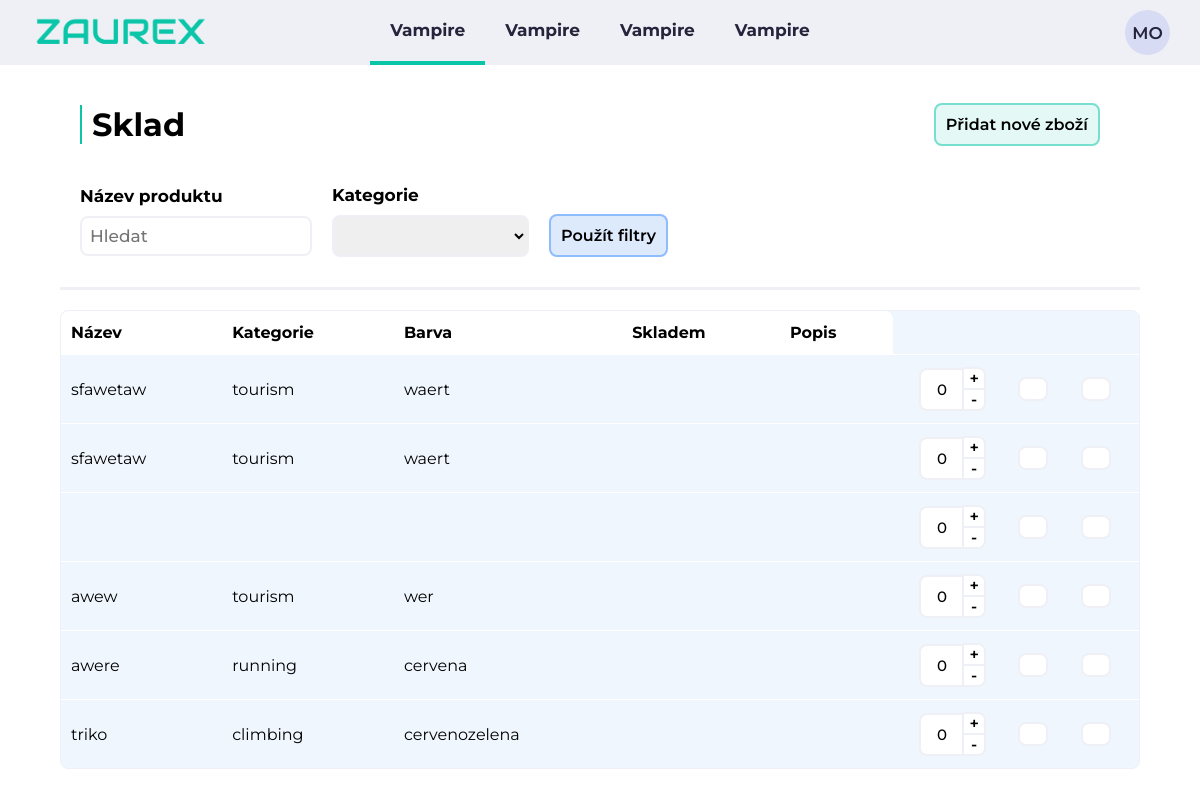
Before: /inventory/inventory with the older database file.
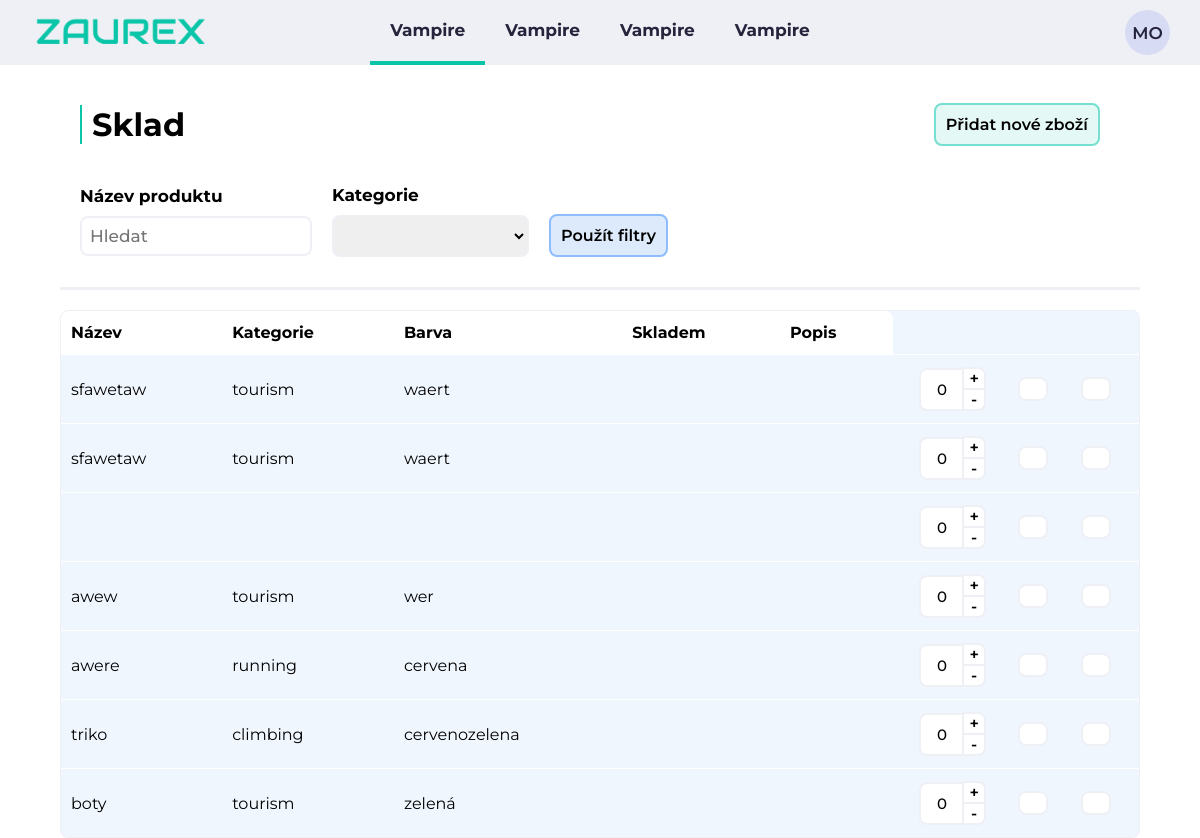
After: the same page with the newer database file.
### tables this page shows
CREATE TABLE inventory(
    itemId INTEGER PRIMARY KEY AUTOINCREMENT,
    itemName TEXT,
    category TEXT,
    colour TEXT,
    IN_STORE INTEGER,
    descript TEXT
);

### appka/inventory.py (the view, shortened to what this page needs)
@bp.route("/inventory", methods=("GET","POST"))
def inventory():
    db = get_db()
    if request.method == "GET":
        items = db.execute(
            "SELECT * FROM inventory"
        ).fetchall()
        return render_template("inventory/inventory.html", items = items)

### appka/db.py (called while the page is built)
def get_db():
    if "db" not in g:
        g.db = sqlite3.connect(
            current_app.config["DATABASE"],
            detect_types=sqlite3.PARSE_DECLTYPES
        )
        g.db.row_factory = sqlite3.Row
    return g.db

### appka/templates/inventory/inventory.html (shortened to what this page needs)
<!DOCTYPE html>
<html lang="cs">
<head>
    <link rel="stylesheet" href='/static/inventoryStyle.css'>
</head>
<body>
    <nav>
        <img src="/static/napis_trans.png" alt="logo" id="logo">
        <div class="nav-item-list">
            <a class="list-item nav-active" href="#">Vampire</a>
            <a class="list-item" href="#">Vampire</a>
            <a class="list-item" href="#">Vampire</a>
            <a class="list-item" href="#">Vampire</a>
        </div>
        <div class="nav-user-circle">
            <a id="user-initials">MO</a>
        </div>
    </nav>
    <div class="filter-wrapper">
            <div class="filter-top">
                <h1>Sklad</h1>
                <div class="add-btns">
                    <a href="add-item" class="filter-btn add-btn">Přidat nové zboží</a>
                </div>
            </div>
        <form action="#" autocomplete="off" method = "post">
            <div class="filter-bottom">
                <div class="filter-column">
                    <label for="search">Název produktu</label>
                    <input type="text" id="search" name="search" placeholder="Hledat">
                </div>
                <div class="filter-column">
                    <label for="categories">Kategorie</label>
                    <select name="categories" id="categories" name="categories">
                        <option value=""></option>
                        <option value="tourism">Turistika</option>
                    </select>
                </div>
                <input type="submit" value="Použít filtry" class="filter-btn apply-btn"></input>
            </div>
        </form>
    </div>
    <div class="table-wrapper">
        <table>
            <thead>
                <th>Název</th>
                <th>Kategorie</th>
                <th>Barva</th>
                <th>Skladem</th>
                <th>Popis</th>
            </thead>
            <tbody id="tableData">
                {% for item in items %}
                <tr>
                    <td>{{ item["itemName"] }}</td>
                    <td>{{ item["category"] }}</td>
                    <td>{{ item["colour"] }}</td>
                    <td>{{ item["IN_STOCK"] }}</td>
                    <td>{{ item["desc"] }}</td>
                    <td>
                            <div class="quick-options">
                                <div class="adjust-quantity">
                                    <input type="number" id="quantity" class="qty" min="0" value="0">
                                    <span class="adjust-btns">
                                        <button class="adjust-btn adjust-btn-plus">+</button>
                                        <button class="adjust-btn adjust-btn-minus">-</button>
                                    </span>
                                </div>
                                <button class="add-btn-quick"></button>
                                <button class="remove-btn"></button>
                            </div>
                        </td>
                </tr>
                {% endfor %}
            </tbody>
        </table>
    </div>
</body>
</html>

### appka/static/inventoryStyle.css (style rules this page uses)
* { margin: 0; padding: 0; box-sizing: border-box; }
body { font-family: 'Montserrat', sans-serif; }
.adjust-quantity { display: flex; flex-direction: row; align-items: center; }
.adjust-btns { display: flex; flex-direction: column; }
.adjust-btn { border: none; outline: none; background-color: white; padding: 0px 5px; font-family: 'Montserrat', sans-serif; font-size: 16px; font-weight: 600; cursor: pointer; }
.adjust-btn-plus { border-top: 2px solid #EFF0F5; border-right: 2px solid #EFF0F5; border-left: 2px solid #EFF0F5; border-bottom: 2px solid #EFF0F5 ; border-top-right-radius: 8px; }
.adjust-btn-minus { border-bottom: 2px solid #EFF0F5; border-right: 2px solid #EFF0F5; border-left: 2px solid #EFF0F5; border-bottom-right-radius: 8px; }
nav { width: 100%; height: 65px; background-color: #EFF0F5; display: flex; align-items: center; justify-content: space-between; grid-area: navbar; }
#logo { width: 200px; height: fit-content; margin-left: 20px; }
.nav-item-list { position: absolute; margin: auto; width: 100vw; display: flex; align-items: center; justify-content: center; z-index: 1; }
.nav-item-list a { height: 65px; padding: 20px; }
.nav-active { border-bottom: 4px solid #0AC5A8 ; }
.list-item { text-decoration: none; color: #25243C; font-size: 17px; font-weight: 700; }
.nav-user-circle { height: 45px; width: 45px; overflow: hidden; border-radius: 50%; margin: 0 30px; display: flex; align-items: center; justify-content: center; background-color: #D7DBF4; z-index: 2; cursor: pointer; }
#user-initials { width: auto; color: #25243C; font-size: 17px; font-weight: 600; text-transform: uppercase; }
.filter-wrapper { border-bottom: 3px solid #EFF0F5; width: 90%; margin-left: 5%; margin-right: auto; margin-top: 20px; max-height: 80%; padding-bottom: 30px; }
.filter-top { padding: 20px; display: flex; justify-content: space-between; align-items: center; }
.filter-top h1 { border-left: 2px solid #0AC5A8 ; padding-left: 10px; }
.filter-btn { border: none; outline: none; background: none; padding: 10px; border-radius: 8px; margin: 0px 20px; font-family: 'Montserrat', sans-serif; font-size: 16px; font-weight: 600; cursor: pointer; }
.add-btn { border: 2px solid #0ac5a980; background-color: #0ac5a91c; text-decoration: none; color: black; }
.filter-bottom { display: flex; flex-direction: row; margin-top: 20px; align-items: center; }
.filter-column { display: flex; flex-direction: column; margin-left: 20px; }
.filter-column label { font-weight: 700; font-size: 17px; padding-bottom: 10px; }
.filter-column input { font-size: 17px; padding: 8px; font-family: 'Montserrat', sans-serif; font-weight: 500; border-radius: 8px; border: 2px solid #EFF0F5; }
.filter-column select { font-size: 17px; padding: 8px; font-family: 'Montserrat', sans-serif; font-weight: 500; border-radius: 8px; border: 2px solid #EFF0F5; }
.apply-btn { border: 2px solid #8dbcff; background-color: #ddeafc; margin-top: 30px; }
.table-wrapper { border: 1px solid #EFF0F5; width: 90%; margin-left: 5%; margin-right: auto; margin-top: 20px; max-height: 80%; border-radius: 8px; background-color: #F0F6FE; }
table { border-collapse: collapse; width: 100%; }
th { padding: 12px; padding-left: 10px; text-align: left; background-color: white; }
th:first-child { border-top-left-radius: 8px ; }
th:last-child { border-top-right-radius: 8px ; }
td { padding: 12px; padding-left: 10px; text-align: left; border-top: 1px solid white; max-width: 200px; overflow-wrap: break-word; }
td:last-child { max-width: 200px; }
.add-btn-quick { border: 2px solid #EFF0F5; outline: none; background-color: white; padding: 10px 13px; border-radius: 8px; font-family: 'Montserrat', sans-serif; font-size: 16px; font-weight: 600; cursor: pointer; }
td .remove-btn { border: 2px solid #EFF0F5; outline: none; background-color: white; padding: 10px 13px; border-radius: 8px; font-family: 'Montserrat', sans-serif; font-size: 16px; font-weight: 600; cursor: pointer; }
.quick-options { display: flex; align-items: center; justify-content: space-around; }
#quantity { height: 43px; max-width: 43px; font-size: 15px; padding: 8px; font-family: 'Montserrat', sans-serif; font-weight: 500; border-top-left-radius: 8px; border-bottom-left-radius: 8px; border-top: 2px solid #EFF0F5; border-bottom: 2px solid #EFF0F5; border-left: 2px solid #EFF0F5; border-right: none; text-align: center; }

Changed rows visible on the page:
added inventory: itemName "boty", category "tourism", colour "zelená"
